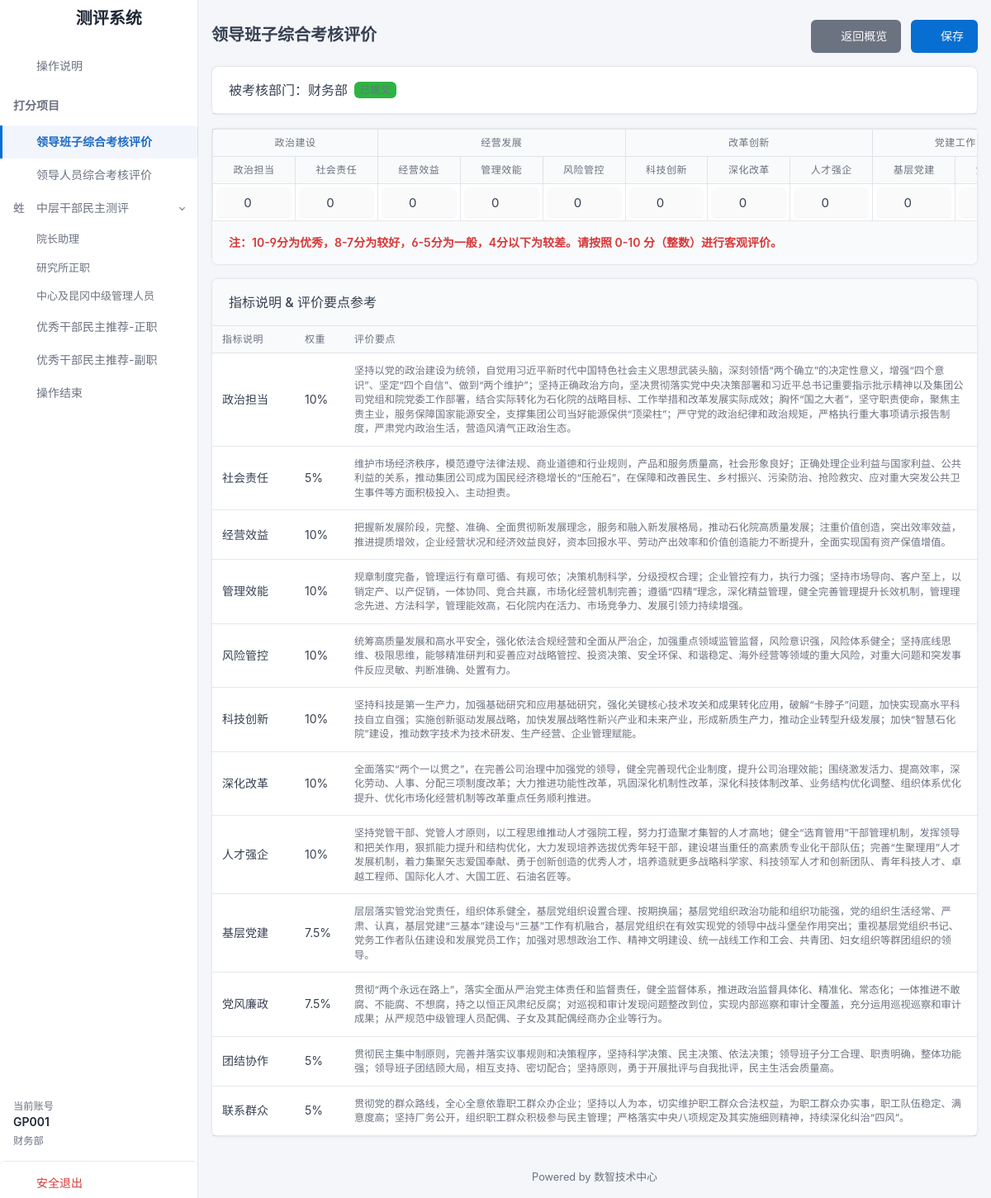
The page /assessment/team-evaluation (signed in) on the database its author committed.
### tables this page shows
CREATE TABLE team_scores (
            id INTEGER PRIMARY KEY AUTOINCREMENT,
            rater_account TEXT,         -- 打分账号 (username)
            target_dept_code TEXT,      -- 被考核部门代码
            
            -- 12项评分
            s_political_resp REAL,
            s_social_resp REAL,
            s_manage_benefit REAL,
            s_manage_effic REAL,
            s_risk_control REAL,
            s_tech_innov REAL,
            s_deep_reform REAL,
            s_talent_strength REAL,
            s_party_build REAL,
            s_party_conduct REAL,
            s_unity REAL,
            s_mass_ties REAL,
            
            total_score REAL,           -- 总分 (后台加权计算后)
            
            created_at DATETIME DEFAULT CURRENT_TIMESTAMP
        );

### app.py (the view)
@app.route('/assessment/team-evaluation')
def assessment_team():
    if session.get('assessor_role') != 'assessor':
        return redirect(url_for('index'))
    if session.get('assessor_dept_type') == '院领导':
        return "您的账号无权访问此页面", 403
    db = get_db()
    rater_account = session.get('assessor_username')
    user_row = db.execute('SELECT dept_code, dept_name FROM evaluation_accounts WHERE username=?', (rater_account,)).fetchone()
    existing_scores = None
    if user_row:
        target_dept_code = user_row['dept_code']
        row = db.execute('SELECT * FROM team_scores WHERE rater_account = ? AND target_dept_code = ? ORDER BY id DESC LIMIT 1',
                         (rater_account, target_dept_code)).fetchone()
        if row:
            existing_scores = dict(row)
    return render_template('assessment_team.html', existing_scores=existing_scores)

### app.py (called while the page is built)
def get_db():
    db = getattr(g, '_database', None)
    if db is None:
        db = g._database = sqlite3.connect(DATABASE)
        db.execute('PRAGMA journal_mode=WAL;')
        db.row_factory = sqlite3.Row
    return db

@app.teardown_appcontext
def close_connection(exception):
    db = getattr(g, '_database', None)
    if db is not None:
        db.close()

### templates/assessment_team.html (shortened to what this page needs)
{% extends "base_assessment.html" %}
{% block content %}
<div class="container-fluid">
    <div class="row g-2 align-items-center mb-3">
        <div class="col">
            <h2 class="page-title">领导班子综合考核评价</h2>
        </div>
        <div class="col-auto ms-auto">
            <a href="{{ url_for('assessment_overview') }}" class="btn btn-secondary me-2">
                <i class="ti ti-arrow-left me-2"></i>返回概览
            </a>
            <button class="btn btn-primary" onclick="submitScores()">
                <i class="ti ti-device-floppy me-2"></i>保存
            </button>
        </div>
    </div>
    <div class="card mb-3">
        <div class="card-header">
            <h3 class="card-title">被考核部门：{{ session.get('assessor_dept_name', '') }}</h3>
            {% if existing_scores %}
            <span class="badge bg-green ms-2">已提交</span>
            {% endif %}
        </div>
    </div>
    <div class="card mb-3">
        <div class="table-responsive">
            <table class="table table-bordered text-center align-middle mb-0" style="min-width: 1200px;">
                <thead>
                    <tr class="bg-light">
                        <th colspan="2">政治建设</th>
                        <th colspan="3">经营发展</th>
                        <th colspan="3">改革创新</th>
                        <th colspan="2">党建工作</th>
                    </tr>
                    <tr class="bg-white">
                        <th style="min-width: 80px;">政治担当</th>
                        <th style="min-width: 80px;">社会责任</th>
                        <th style="min-width: 80px;">经营效益</th>
                        <th style="min-width: 80px;">管理效能</th>
                        <th style="min-width: 80px;">风险管控</th>
                        <th style="min-width: 80px;">科技创新</th>
                        <th style="min-width: 80px;">深化改革</th>
                        <th style="min-width: 80px;">人才强企</th>
                        <th style="min-width: 80px;">基层党建</th>
                        <th style="min-width: 80px;">党风廉政</th>
                    </tr>
                </thead>
                <tbody>
                    <tr>
                        {% set scores = existing_scores or {} %}
                        <td class="p-1"><input type="number" class="form-control text-center score-input px-1"
                                name="s_political_resp" value="{{ scores.get('s_political_resp', 10) | int }}" min="0"
                                max="10" step="1"></td>
                        <td class="p-1"><input type="number" class="form-control text-center score-input px-1"
                                name="s_social_resp" value="{{ scores.get('s_social_resp', 10) | int }}" min="0"
                                max="10" step="1"></td>
                        <td class="p-1"><input type="number" class="form-control text-center score-input px-1"
                                name="s_manage_benefit" value="{{ scores.get('s_manage_benefit', 10) | int }}" min="0"
                                max="10" step="1"></td>
                        <td class="p-1"><input type="number" class="form-control text-center score-input px-1"
                                name="s_manage_effic" value="{{ scores.get('s_manage_effic', 10) | int }}" min="0"
                                max="10" step="1"></td>
                        <td class="p-1"><input type="number" class="form-control text-center score-input px-1"
                                name="s_risk_control" value="{{ scores.get('s_risk_control', 10) | int }}" min="0"
                                max="10" step="1"></td>
                        <td class="p-1"><input type="number" class="form-control text-center score-input px-1"
                                name="s_tech_innov" value="{{ scores.get('s_tech_innov', 10) | int }}" min="0" max="10"
                                step="1"></td>
                        <td class="p-1"><input type="number" class="form-control text-center score-input px-1"
                                name="s_deep_reform" value="{{ scores.get('s_deep_reform', 10) | int }}" min="0"
                                max="10" step="1"></td>
                        <td class="p-1"><input type="number" class="form-control text-center score-input px-1"
                                name="s_talent_strength" value="{{ scores.get('s_talent_strength', 10) | int }}" min="0"
                                max="10" step="1"></td>
                        <td class="p-1"><input type="number" class="form-control text-center score-input px-1"
                                name="s_party_build" value="{{ scores.get('s_party_build', 10) | int }}" min="0"
                                max="10" step="1"></td>
                        <td class="p-1"><input type="number" class="form-control text-center score-input px-1"
                                name="s_party_conduct" value="{{ scores.get('s_party_conduct', 10) | int }}" min="0"
                                max="10" step="1"></td>
                    </tr>
                </tbody>
            </table>
        </div>
        <div class="card-footer">
            <div class="text-danger fw-bold">
                注：10-9分为优秀，8-7分为较好，6-5分为一般，4分以下为较差。请按照 0-10 分（整数）进行客观评价。
            </div>
        </div>
    </div>
    <div class="card">
        <div class="card-header bg-light">
            <h3 class="card-title">指标说明 & 评价要点参考</h3>
        </div>
        <div class="table-responsive">
            <table class="table table-vcenter">
                <thead>
                    <tr>
                        <th style="width: 100px;">指标说明</th>
                        <th style="width: 60px;">权重</th>
                        <th>评价要点</th>
                    </tr>
                </thead>
                <tbody>
                    <tr>
                        <td>政治担当</td>
                        <td>10%</td>
                        <td class="text-muted small">
                            坚持以党的政治建设为统领，自觉用习近平新时代中国特色社会主义思想武装头脑，深刻领悟“两个确立”的决定性意义，增强“四个意识”、坚定“四个自信”、做到“两个维护”；坚持正确政治方向，坚决贯彻落实党中央决策部署和习近平总书记重要指示批示精神以及集团公司党组和院党委工作部署，结合实际转化为石化院的战略目标、工作举措和改革发展实际成效；胸怀“国之大者”，坚守职责使命，聚焦主责主业，服务保障国家能源安全，支撑集团公司当好能源保供“顶梁柱”；严守党的政治纪律和政治规矩，严格执行重大事项请示报告制度，严肃党内政治生活，营造风清气正政治生态。
                        </td>
                    </tr>
                    <tr>
                        <td>社会责任</td>
                        <td>5%</td>
                        <td class="text-muted small">
                            维护市场经济秩序，模范遵守法律法规、商业道德和行业规则，产品和服务质量高，社会形象良好；正确处理企业利益与国家利益、公共利益的关系，推动集团公司成为国民经济稳增长的“压舱石”，在保障和改善民生、乡村振兴、污染防治、抢险救灾、应对重大突发公共卫生事件等方面积极投入、主动担责。
                        </td>
                    </tr>
                    <tr>
                        <td>经营效益</td>
                        <td>10%</td>
                        <td class="text-muted small">
                            把握新发展阶段，完整、准确、全面贯彻新发展理念，服务和融入新发展格局，推动石化院高质量发展；注重价值创造，突出效率效益，推进提质增效，企业经营状况和经济效益良好，资本回报水平、劳动产出效率和价值创造能力不断提升，全面实现国有资产保值增值。
                        </td>
                    </tr>
                    <tr>
                        <td>管理效能</td>
                        <td>10%</td>
                        <td class="text-muted small">
                            规章制度完备，管理运行有章可循、有规可依；决策机制科学，分级授权合理；企业管控有力，执行力强；坚持市场导向、客户至上，以销定产、以产促销，一体协同、竞合共赢，市场化经营机制完善；遵循“四精”理念，深化精益管理，健全完善管理提升长效机制，管理理念先进、方法科学，管理能效高，石化院内在活力、市场竞争力、发展引领力持续增强。
                        </td>
                    </tr>
                    <tr>
                        <td>风险管控</td>
                        <td>10%</td>
                        <td class="text-muted small">
                            统筹高质量发展和高水平安全，强化依法合规经营和全面从严治企，加强重点领域监管监督，风险意识强，风险体系健全；坚持底线思维、极限思维，能够精准研判和妥善应对战略管控、投资决策、安全环保、和谐稳定、海外经营等领域的重大风险，对重大问题和突发事件反应灵敏、判断准确、处置有力。
                        </td>
                    </tr>
                    <tr>
                        <td>科技创新</td>
                        <td>10%</td>
                        <td class="text-muted small">
                            坚持科技是第一生产力，加强基础研究和应用基础研究，强化关键核心技术攻关和成果转化应用，破解“卡脖子”问题，加快实现高水平科技自立自强；实施创新驱动发展战略，加快发展战略性新兴产业和未来产业，形成新质生产力，推动企业转型升级发展；加快“智慧石化院”建设，推动数字技术为技术研发、生产经营、企业管理赋能。
                        </td>
                    </tr>
                    <tr>
                        <td>深化改革</td>
                        <td>10%</td>
                        <td class="text-muted small">
                            全面落实“两个一以贯之”，在完善公司治理中加强党的领导，健全完善现代企业制度，提升公司治理效能；围绕激发活力、提高效率，深化劳动、人事、分配三项制度改革；大力推进功能性改革，巩固深化机制性改革，深化科技体制改革、业务结构优化调整、组织体系优化提升、优化市场化经营机制等改革重点任务顺利推进。
                        </td>
                    </tr>
                    <tr>
                        <td>人才强企</td>
                        <td>10%</td>
                        <td class="text-muted small">
                            坚持党管干部、党管人才原则，以工程思维推动人才强院工程，努力打造聚才集智的人才高地；健全“选育管用”干部管理机制，发挥领导和把关作用，狠抓能力提升和结构优化，大力发现培养选拔优秀年轻干部，建设堪当重任的高素质专业化干部队伍；完善“生聚理用”人才发展机制，着力集聚矢志爱国奉献、勇于创新创造的优秀人才，培养造就更多战略科学家、科技领军人才和创新团队、青年科技人才、卓越工程师、国际化人才、大国工匠、石油名匠等。
                        </td>
                    </tr>
                    <tr>
                        <td>基层党建</td>
                        <td>7.5%</td>
                        <td class="text-muted small">
                            层层落实管党治党责任，组织体系健全，基层党组织设置合理、按期换届；基层党组织政治功能和组织功能强，党的组织生活经常、严肃、认真，基层党建“三基本”建设与“三基”工作有机融合，基层党组织在有效实现党的领导中战斗堡垒作用突出；重视基层党组织书记、党务工作者队伍建设和发展党员工作；加强对思想政治工作、精神文明建设、统一战线工作和工会、共青团、妇女组织等群团组织的领导。
                        </td>
                    </tr>
                    <tr>
                        <td>党风廉政</td>
                        <td>7.5%</td>
                        <td class="text-muted small">
                            贯彻“两个永远在路上”，落实全面从严治党主体责任和监督责任，健全监督体系，推进政治监督具体化、精准化、常态化；一体推进不敢腐、不能腐、不想腐，持之以恒正风肃纪反腐；对巡视和审计发现问题整改到位，实现内部巡察和审计全覆盖，充分运用巡视巡察和审计成果；从严规范中级管理人员配偶、子女及其配偶经商办企业等行为。
                        </td>
                    </tr>
                    <tr>
                        <td>团结协作</td>
                        <td>5%</td>
                        <td class="text-muted small">
                            贯彻民主集中制原则，完善并落实议事规则和决策程序，坚持科学决策、民主决策、依法决策；领导班子分工合理、职责明确，整体功能强；领导班子团结顾大局，相互支持、密切配合；坚持原则，勇于开展批评与自我批评，民主生活会质量高。
                        </td>
                    </tr>
                    <tr>
                        <td>联系群众</td>
                        <td>5%</td>
                        <td class="text-muted small">
                            贯彻党的群众路线，全心全意依靠职工群众办企业；坚持以人为本，切实维护职工群众合法权益，为职工群众办实事，职工队伍稳定、满意度高；坚持厂务公开，组织职工群众积极参与民主管理；严格落实中央八项规定及其实施细则精神，持续深化纠治“四风”。
                        </td>
                    </tr>
                </tbody>
            </table>
        </div>
    </div>
</div>
{% endblock %}

### templates/base_assessment.html (style rules this page uses)
:root { --tblr-font-sans-serif: 'Inter', -apple-system, BlinkMacSystemFont, sans-serif; }
body { font-feature-settings: "cv03", "cv04", "cv11"; background-color: #f4f6fa; }

### templates/assessment_team.html (style rules this page uses)
.score-input { padding: 0 !important; height: 36px; font-size: 15px; border: 1px solid transparent; background: rgba(0, 0, 0, 0.02); }

### rows shown on the page
team_scores: s_political_resp "0", s_social_resp "0", s_manage_benefit "0", s_manage_effic "0", s_risk_control "0", s_tech_innov "0", s_deep_reform "0", s_talent_strength "0", s_party_build "0", s_party_conduct "0"

### other values the page prints
{{ item.title }} "院长助理" "研究所正职" "中心及昆冈中级管理人员"
{{ session.get('assessor_username', 'Unknown') }} "GP001"
{{ session.get('assessor_dept_name', '') }} "财务部"
